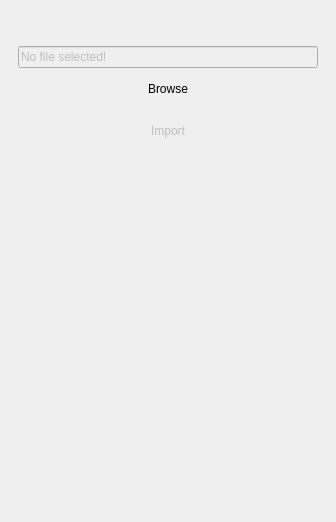
<?xml version="1.0" encoding="UTF-8"?>
<ui version="4.0">
 <class>SpectrumAnalyzerAddReferenceMenu</class>
 <widget class="QWidget" name="SpectrumAnalyzerAddReferenceMenu">
  <property name="geometry">
   <rect>
    <x>0</x>
    <y>0</y>
    <width>336</width>
    <height>522</height>
   </rect>
  </property>
  <property name="windowTitle">
   <string>Form</string>
  </property>
  <layout class="QVBoxLayout" name="verticalLayout">
   <property name="spacing">
    <number>6</number>
   </property>
   <property name="leftMargin">
    <number>18</number>
   </property>
   <property name="topMargin">
    <number>20</number>
   </property>
   <property name="rightMargin">
    <number>18</number>
   </property>
   <property name="bottomMargin">
    <number>9</number>
   </property>
   <item>
    <layout class="QVBoxLayout" name="vLayout_18">
     <item>
      <widget class="scopy::gui::MenuHeader" name="widgetMenuHeader" native="true"/>
     </item>
     <item>
      <spacer name="hSpacer">
       <property name="orientation">
        <enum>Qt::Horizontal</enum>
       </property>
       <property name="sizeHint" stdset="0">
        <size>
         <width>40</width>
         <height>20</height>
        </size>
       </property>
      </spacer>
     </item>
     <item>
      <widget class="QLineEdit" name="lineEditFile">
       <property name="enabled">
        <bool>false</bool>
       </property>
       <property name="text">
        <string>No file selected!</string>
       </property>
       <property name="readOnly">
        <bool>true</bool>
       </property>
      </widget>
     </item>
     <item>
      <widget class="QPushButton" name="btnBrowseFile">
       <property name="styleSheet">
        <string notr="true">QPushButton {
  min-height: 30px;
  max-height: 30px;

  border: 0px;
}</string>
       </property>
       <property name="text">
        <string>Browse</string>
       </property>
       <property name="blue_button" stdset="0">
        <bool>true</bool>
       </property>
      </widget>
     </item>
     <item>
      <widget class="scopy::gui::ImportSettings" name="importSettings" native="true">
       <property name="enabled">
        <bool>false</bool>
       </property>
      </widget>
     </item>
     <item>
      <widget class="QPushButton" name="btnImport">
       <property name="enabled">
        <bool>false</bool>
       </property>
       <property name="styleSheet">
        <string notr="true">QPushButton {
  min-height: 30px;
  max-height: 30px;

  border: 0px;
}</string>
       </property>
       <property name="text">
        <string>Import</string>
       </property>
       <property name="blue_button" stdset="0">
        <bool>true</bool>
       </property>
      </widget>
     </item>
     <item>
      <spacer name="vSpacer_12">
       <property name="orientation">
        <enum>Qt::Vertical</enum>
       </property>
       <property name="sizeHint" stdset="0">
        <size>
         <width>20</width>
         <height>40</height>
        </size>
       </property>
      </spacer>
     </item>
    </layout>
   </item>
  </layout>
 </widget>
 <customwidgets>
  <customwidget>
   <class>scopy::gui::MenuHeader</class>
   <extends>QWidget</extends>
   <header location="global">scopy/gui/menu_header.hpp</header>
   <container>1</container>
  </customwidget>
  <customwidget>
   <class>scopy::gui::ImportSettings</class>
   <extends>QWidget</extends>
   <header location="global">scopy/gui/osc_import_settings.hpp</header>
   <container>1</container>
  </customwidget>
 </customwidgets>
 <resources/>
 <connections/>
</ui>
